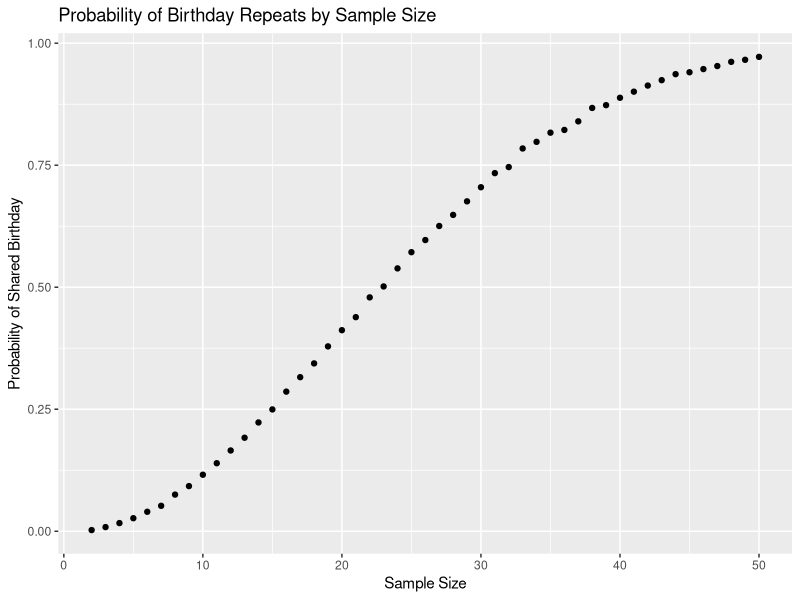

Source code (R): (Note: this script raises an error after producing the figure.)
## ---- chunk 1
library(tidyverse)
set.seed(1)
## ---- chunk 2
birthdays = function(n) {
  
  days = sample(x = 1:365, size = n, replace = TRUE)
  
  anyDuplicated(days) > 0
  
}
## ---- chunk 3
bday_results_df = 
  expand_grid(
    sample_size = 2:50,
    iter = 1:10000
  ) |> 
  mutate(
    shared_bdays = map_lgl(sample_size, birthdays)
  )
## ---- chunk 4
bday_prob_df = 
bday_results_df |> 
  group_by(sample_size) |> 
  summarize(
    shared_prob = mean(shared_bdays)
    ) 
## ---- chunk 5
bday_prob_df |> 
  ggplot(aes(x = sample_size, y = shared_prob)) + 
  geom_point() +
  labs(
    title = "Probability of Birthday Repeats by Sample Size", 
    x = "Sample Size",
    y = "Probability of Shared Birthday") 
## ---- chunk 6
longit_df = 
  tibble(files = list.files("data/")) |>
  mutate(
    path = str_c("data/", files),
    data = map(path, read_csv)
  ) |>
  unnest(data) |>
  pivot_longer(
    starts_with("week_"),
    names_to = "week",
    names_prefix = "week_",
    values_to = "observed_value"
  ) |>
  mutate(subject = str_remove(files, ".csv")) |>
  separate(files, into = c("arm", "id"), sep = "_") |>
  mutate(
    id = str_remove(id, ".csv"),
    week = as.numeric(week)
  ) |>
  select(-path)
## ---- chunk 7
longit_df |>
  ggplot(aes(x = week, y = observed_value, group = subject, color = arm)) +
  geom_line(alpha = 0.5) +
  labs(
    title = "Observed Values Over Time by Subject",
    x = "Time (weeks)",
    y = "Observed Value")
## ---- chunk 8
sim_mean_sd = function(n, mu = 0, sigma = 5) {
  
  sim_data = tibble(
    x = rnorm(n, mean = mu, sd = sigma),
  )
  
  sim_data |> 
    summarize(
      mu_hat = mean(x),
      sigma_hat = sd(x)
    )
}
## ---- chunk 9
output = vector("list", 5000)

for (i in 1:5000) {
  output[[i]] = sim_mean_sd(30)
}

sim_results = bind_rows(output)
## ---- chunk 10
sim_results_df = 
  expand_grid(
    sample_size = 30,
    iter = 1:5000
  ) |> 
  mutate(
    estimate_df = map(sample_size, sim_mean_sd)
  ) |> 
  unnest(estimate_df)
